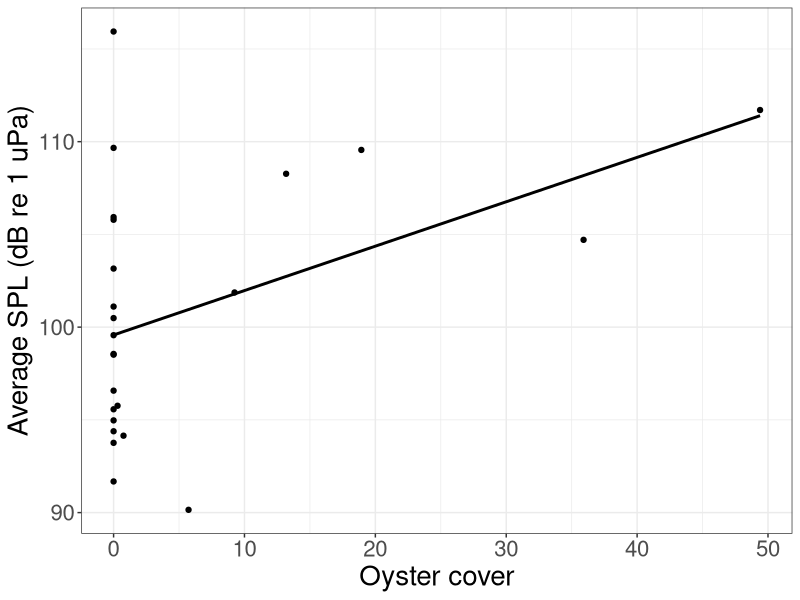

Source code (R): (Note: this script raises an error after producing the figure.)
## ---- chunk 1
knitr::opts_chunk$set(echo = TRUE)
## ---- chunk 2
library(ggplot2)
library(GGally)
library(dplyr)
library(tidyr)

ecometrics = read.csv("data/clean_data/ecometrics.csv", header = TRUE)

# make deployment a factor to include as a random effect
ecometrics$deploy_num = factor(ecometrics$deploy_num)

## ---- chunk 3

# Create new dataframe with only numeric metrics (remove id/character columns)
ecometrics_num = ecometrics %>%
  select(-X, -deploy_num, -site, -bare, -Habitat, -site_code, -habitat, -soniferous, -index, -total_hab_area, -adj_hab_type)

metricCorrComplete = cor(ecometrics_num, use = "complete.obs", method = "pearson")
metricCorrEverything = cor(ecometrics_num, use = "everything", method = "pearson")

# save both methods and compare output
write.csv(metricCorrComplete, "data/clean_data/metricCorrComplete.csv")
write.csv(metricCorrEverything, "data/clean_data/metricCorrEverything.csv")

ecometrics_Complete = ecometrics_num %>%
  select(halodule, oyster, saltmarsh, total_cover, depth_m_avg, sal_avg, comm_evenness_sum, omnivore,
         num_bai_chr, num_ort_chr, seagrass_area, oyster_core.area, oyster_perim.area.ratio, habitat_total, 
         dist2adjPatch, richness_landscape, avg_temp, avg_spl_low, avg_spl_high, BI_low, BI_high)

ecometrics_Everything = ecometrics_num %>%
  select()



## ---- chunk 4
# ecometrics_1 = ecometrics[,c(5:24,27:36,38:65,71:107)]
# ecometrics_1 = as.data.frame(sapply(ecometrics_1, as.numeric))
# metricClass = lapply(ecometrics_1, class)
# 
# MetricCorrAll = cor(ecometrics_1, use = "complete.obs")
# write.csv(MetricCorrAll, "data/raw_data/metricCorrAll.csv")
# 
# # HABITAT
# # possibly need to remove oyster due to correlation with oyster area (landscape)
# sound_hab = ecometrics %>%
#   select(site, habitat, totalcover, oyster, saltmarsh, evenness,
#          avg_shoot_density, avg_blade_length,
#         avg_spl_low, avg_spl_high)
# 
# ggpairs(sound_hab[,3:10])
# 
# # COMMUNITY
# sound_com = ecometrics %>%
#   select(site, habitat, depth_m_avg, sal_avg, total_abund_sum, comm_richness_sum, comm_evenness_sum, 
#           herbivore, omnivore, detritivore, piscivore, avg_spl_low, avg_spl_high)
# 
# #sound_com$log_abund = log10(sound_com$total_abund_sum)
# #plot(sound_com$total_abund_sum)
# 
# ggpairs(sound_com[,3:13])
# 
# ## only piscivore was interesting
# # sound_trophic = ecometrics %>%
# #   select(site, habitat, carnivore, piscivore, planktivore, 
# #          avg_spl_low, avg_spl_high)
# # 
# # ggpairs(sound_trophic[,3:7])
# 
# ```
# 
# ## Landscape metrics
# 
# ```{r}
# 
# sound_land = ecometrics %>%
#   select(avg_spl_low, avg_spl_high)#, BI_low, BI_high
# sound_land = ecometrics[,c(60:104)]
# sound_land = sound_land[,c(1,4,9:45)]
# 
# sound_land_area = sound_land %>%
#   select(avg_spl_low, avg_spl_high, seagrass_area, saltmarsh_area, mudflat_area, oyster_area)
# 
# ggpairs(sound_land_area[,])
# # saltmarsh area and oyster area are highly correlated - which one to choose??
# 
# sound_land_area = sound_land_area %>%
#   select(-saltmarsh_area)
# ggpairs(sound_land_area[,])
# 
# # low frequency: saltmarsh area (land), 
# # high frequency: saltmarsh area (land)
# 
# #ggpairs(sound_land[,c(1:10)])
# #ggpairs(sound_land[,c(1,2,11:20)])
# #ggpairs(sound_land[,c(1,2,21:30)])
# #ggpairs(sound_land[,c(1,2,31:39)])
# 
# 
# # Low Frequency 
# # neg cor: seagrass core area
# # pos cor: saltmarsh area, saltmarsh core area, saltmarsh perimeter, oyster area, oyster core area, oyster perimeter, oyster perim/area ratio, oyster shape, habitat total
# 
# # High Frequency
# # neg cor: 
# # pos cor: seagrass perimeter, seagrass shape index, saltmarsh area, saltmarsh core, oyster area, oyster core, oyster perimeter, oyster shape, habitat total
# 

## ---- chunk 5

## SPL Low & Habitat
# oyster, seagrass combined, richness, depth, total abund, comm richness, 
# test dis adj patch/nnratio

ggplot(aes(x = oyster, y = avg_spl_low),data = ecometrics)+ theme_bw()+
  geom_point()+
  geom_smooth(method = "lm", formula = 'y ~x', se = FALSE, color = "black")+
  xlab("Oyster cover")+
  ylab("Average SPL (dB re 1 uPa)")+
  theme(axis.title = element_text(size = 20), 
        axis.text = element_text(size = 16))
cor(ecometrics$oyster, ecometrics$avg_spl_low, method = "pearson")

  
ggplot(aes(x = seagrass_comb, y = avg_spl_low),data = ecometrics)+ theme_bw()+
  geom_point()+
  geom_smooth(method = "lm", formula = 'y ~x', se = FALSE, color = "black")+
  xlab("Seagrass cover")+
  ylab("Average SPL (dB re 1 uPa)")+
  theme(axis.title = element_text(size = 20), 
        axis.text = element_text(size = 16))
cor(ecometrics$seagrass_comb, ecometrics$avg_spl_low, method = "pearson")


# I think that linear is a terrible fit for this data, possibly don't include
# check why this was not included in committee meeting?
# ggplot(aes(x = richness, y = avg_spl_low),data = ecometrics)+ theme_bw()+
#   geom_point()+
#   geom_smooth(method = "lm", formula = 'y ~x', se = FALSE, color = "black")+
#   xlab("Habitat richness")+
#   ylab("Average SPL (dB re 1 uPa)")+
  theme(axis.title = element_text(size = 20), 
        axis.text = element_text(size = 16))
# cor(ecometrics$richness, ecometrics$avg_spl_low, method = "pearson")


ggplot(aes(x = depth_m_avg, y = avg_spl_low),data = ecometrics)+ theme_bw()+
  geom_point()+
  geom_smooth(method = "lm", formula = 'y ~x', se = FALSE, color = "black")+
  xlab("Depth (m)")+
  ylab("Average SPL (dB re 1 uPa)")+
  theme(axis.title = element_text(size = 20), 
        axis.text = element_text(size = 16))
# cor(ecometrics$depth_m_avg, ecometrics$avg_spl_low, method = "pearson")
# depth spl low cor = 0.428

ggplot(aes(x = comm_richness_sum, y = avg_spl_low),data = ecometrics)+ theme_bw()+
  geom_point()+
  geom_smooth(method = "lm", formula = 'y ~x', se = FALSE, color = "black")+
  xlab("Community Richness")+
  ylab("Average SPL (dB re 1 uPa)")+
  theme(axis.title = element_text(size = 20), 
        axis.text = element_text(size = 16))
cor(ecometrics$comm_richness_sum, ecometrics$avg_spl_low, method = "pearson")
cor(ecometrics$total_abund_sum, ecometrics$comm_richness_sum)

ggplot(aes(x = oyster_area, y = avg_spl_low),data = ecometrics)+ theme_bw()+
  geom_point()+
  geom_smooth(method = "lm", formula = 'y ~x', se = FALSE, color = "black")+
  xlab(expression(Landscape-scale~oyster~area~(m^2)))+
  ylab("Average SPL (dB re 1 uPa)")+
  theme(axis.title = element_text(size = 20), 
        axis.text = element_text(size = 16))
cor(ecometrics$oyster_area, ecometrics$avg_spl_low, method = "pearson")


# # try removing outlier of 2000m
# ggplot(aes(x = distadj, y = avg_spl_low),data = ecometrics)+ theme_bw()+
#   geom_point()+
#   geom_smooth(method = "lm", formula = 'y ~x', se = FALSE, color = "black")+
#   xlab("Distance to nearest adjacent patch")+
#   ylab("Average SPL (dB re 1 uPa)")+
  # theme(axis.title = element_text(size = 20), 
  #       axis.text = element_text(size = 16))
# cor(ecometrics$distadj, ecometrics$avg_spl_low, method = "pearson")



## SPL High & Habitat
# total cover, oyster, evenness, blade length, depth, temp, salinity, comm evenness, piscivore
# check total abund sum, check landscape metrics

ggplot(aes(x = totalcover, y = avg_spl_high),data = ecometrics)+ theme_bw()+
  geom_point()+
  geom_smooth(method = "lm", formula = 'y ~x', se = FALSE, color = "black")+
  xlab("Total habitat cover")+
  ylab("Average SPL (dB re 1 uPa)")+
  theme(axis.title = element_text(size = 20), 
        axis.text = element_text(size = 16))
cor(ecometrics$totalcover, ecometrics$avg_spl_high, method = "pearson")


ggplot(aes(x = oyster, y = avg_spl_high),data = ecometrics)+ theme_bw()+
  geom_point()+
  geom_smooth(method = "lm", formula = 'y ~x', se = FALSE, color = "black")+
  xlab("Oyster cover")+
  ylab("Average SPL (dB re 1 uPa)")+
  theme(axis.title = element_text(size = 20), 
        axis.text = element_text(size = 16))
cor(ecometrics$oyster, ecometrics$avg_spl_high, method = "pearson")

ggplot(aes(x = evenness, y = avg_spl_high),data = ecometrics)+ theme_bw()+
  geom_point()+
  geom_smooth(method = "lm", formula = 'y ~x', se = FALSE, color = "black")+
  xlab("Habitat evenness")+
  ylab("Average SPL (dB re 1 uPa)")+
  theme(axis.title = element_text(size = 20), 
        axis.text = element_text(size = 16))
cor(ecometrics$evenness, ecometrics$avg_spl_high, method = "pearson")

# removed NAs
ggplot(aes(x = avg_blade_length, y = avg_spl_high),data = ecometrics)+ theme_bw()+
  geom_point()+
  geom_smooth(method = "lm", formula = 'y ~x', se = FALSE, color = "black")+
  xlab("Seagrass canopy height (cm)")+
  ylab("Average SPL (dB re 1 uPa)")+
  theme(axis.title = element_text(size = 20), 
        axis.text = element_text(size = 16))
cor(ecometrics$avg_blade_length, ecometrics$avg_spl_high, method = "pearson")
# seagrass blade length and SPL high cor = 0.779

ggplot(aes(x = depth_m_avg, y = avg_spl_high),data = ecometrics)+ theme_bw()+
  geom_point()+
  geom_smooth(method = "lm", formula = 'y ~x', se = FALSE, color = "black")+
  xlab("Depth (m)")+
  ylab("Average SPL (dB re 1 uPa)")+
  theme(axis.title = element_text(size = 20), 
        axis.text = element_text(size = 16))
cor(ecometrics$depth_m_avg, ecometrics$avg_spl_high, method = "pearson")
# depth spl high cor = 0.445

ggplot(aes(x = sal_avg, y = avg_spl_high),data = ecometrics)+ theme_bw()+
  geom_point()+
  geom_smooth(method = "lm", formula = 'y ~x', se = FALSE, color = "black")+
  xlab("Salinity (ppt)")+
  ylab("Average SPL (dB re 1 uPa)")+
  theme(axis.title = element_text(size = 20), 
        axis.text = element_text(size = 16))
# cor(ecometrics$sal_avg, ecometrics$avg_spl_high, method = "pearson")
# sal spl high cor = -0.468

# can I interpret piscivore
ggplot(aes(x = piscivore, y = avg_spl_high),data = ecometrics)+ theme_bw()+
  geom_point()+
  geom_smooth(method = "lm", formula = 'y ~x', se = FALSE, color = "black")+
  xlab("Piscivore abundance")+
  ylab("Average SPL (dB re 1 uPa)")+
  theme(axis.title = element_text(size = 20), 
        axis.text = element_text(size = 16))
cor(ecometrics$piscivore, ecometrics$avg_spl_high, method = "pearson")

ggplot(aes(x = saltmarsh_area, y = avg_spl_high),data = ecometrics)+ theme_bw()+
  geom_point(color = "black")+
  geom_smooth(method = "lm", formula = 'y ~x', se = FALSE, color = "black")+
  xlab(expression(Landscape-scale~oyster~area~(m^2)))+
  ylab("Average SPL (dB re 1 uPa)")+
  theme(axis.title = element_text(size = 20), 
        axis.text = element_text(size = 16),
        legend.position = "none")
cor(ecometrics$oyster_area, ecometrics$avg_spl_high, method = "pearson")

## ---- chunk 6
#library(nlme)

# HIGH FREQUENCY - 
#didn't include avg_blade_length even though strong correlation Possibly explore seagrass alone

highMod1 = lm(avg_spl_high ~ totalcover + oyster + evenness + depth_m_avg + 
                temp_avg + sal_avg + comm_evenness_sum + piscivore + habitat, data = ecometrics)


#re-level habitat to mudflat as base case: 
spl ~ creek + creek_cover + seagrass + seagrasscover

# recommendation: 
# build ecologicaly reasonable models 
# possibility incorporate "biotic effects", "env effects" or not... 
# then compare or average the models

## this doesn't work due to different sizes - missing data
#ecometrics$highmodpredict = predict(highMod2)

# Selected highMod2 due to lowest ACI, but the conf intervals for many of the effects overlap with zero
# doesn't this suggest no effect of those variables?
confint(highMod2)

# inspect residuals
residplot <- function(model){
  ggplot(model,aes(x=.fitted,y=.resid))+ 
    geom_point()+
    labs(x="Fitted values",y="Residuals")
  }
# inspect quantiles 
qqplot <- function(model){
  q1 <- ggplot(model,aes(sample=.stdresid))
  q1+geom_point(stat="qq")+geom_abline(slope=1,intercept=0)+
    labs(x="Theoretical Quantiles",y="Standardized residuals")
}

residplot(highMod2)
qqplot(highMod2)
confint(highMod2)

# LOW FREQUENCY 
#should I include interaction between habitat and total cover?

lowMod1 = lm(avg_spl_low ~ oyster + depth_m_avg + total_abund_sum + comm_richness_sum +
                 comm_evenness_sum + habitat, data = ecometrics)
summary(lowMod1)
drop1(lowMod1)

lowMod2 = lm(avg_spl_low ~ oyster + depth_m_avg + 
                 comm_evenness_sum, data = ecometrics)
summary(lowMod2)
drop1(lowMod2)

AIC(lowMod1, lowMod2)

# Selected lowMod2 for trial, but really not distinguishable by AIC
confint(lowMod2)

residplot(lowMod2)
qqplot(lowMod2)

## ---- chunk 7
# Seagrass
sgMetrics = ecometrics %>%
  filter(habitat == "seagrass")

sound_seagrass = sgMetrics %>%
  select(site, habitat, totalcover, seagrass_comb, oyster, saltmarsh, richness, evenness,
         avg_shoot_density, avg_blade_length,
        avg_spl_low, avg_spl_high, BI_low, BI_high)

ggpairs(sound_seagrass[,3:14])

# # Creek
# creekMetrics = ecometrics %>%
#   filter(habitat == "creek")
# 
# sound_creek = creekMetrics %>%
#   select(site, habitat, totalcover, seagrass_comb, oyster, saltmarsh, richness, evenness,
#          avg_shoot_density, avg_blade_length,
#         avg_spl_low, avg_spl_high, BI_low, BI_high)
# 
# ggpairs(sound_creek,3:14)



## ---- chunk 8

# add habitat label and filter to only seagrass

#Benthic metrics
ggplot(aes(x = richness, y = avg_spl_low, color = habitat), data = ecometrics)+
  geom_point()

ggplot(aes(x = richness_comb, y = avg_spl_low, color = habitat), data = ecometrics)+
  geom_point()

ggplot(aes(x = evenness , y = avg_spl_low, color = habitat), data = ecometrics)+
  geom_point()

ggplot(aes(x = totalcover, y = avg_spl_low, color = habitat), data = ecometrics)+ theme_bw()+
  geom_point(size = 3)+
  geom_smooth(method = "lm", se = FALSE)+
  scale_color_discrete(name = "Habitat type")+
  ylab("Average sound pressure level (db re 1 uPa")+ 
  xlab("Average percent cover")+
  theme(axis.text = element_text(size = 16), 
        axis.title = element_text(size = 18), 
        legend.title = element_text(size = 18), 
        legend.text = element_text(size = 16))

#Habitat Metrics
ggplot(aes(x = seagrass_comb, y = avg_spl_low, color = habitat), data = ecometrics)+
  geom_point()

ggplot(aes(x = saltmarsh, y = avg_spl_low, color = habitat), data = ecometrics)+
  geom_point()

ggplot(aes(x = saltmarsh, y = avg_spl_high, color = habitat), data = ecometrics)+
  geom_point()

ggplot(aes(x = oyster, y = avg_spl_high, color = habitat), data = ecometrics)+
  geom_point()

ggplot(aes(x = oyster, y = avg_spl_low, color = habitat), data = ecometrics)+
  geom_point()

# Community metrics
ggplot(aes(x = total_abund_sum, y = avg_spl_low, color = habitat), data = ecometrics)+
  geom_point()

ggplot(aes(x = comm_evenness_sum, y = avg_spl_low, color = habitat), data = ecometrics)+
  geom_point()

ggplot(aes(x = comm_richness_sum, y = avg_spl_low, color = habitat), data = ecometrics)+
  geom_point()

ggplot(aes(x = X1_Depth_m, y = avg_spl_low, color = habitat), data = ecometrics)+
  geom_point()


